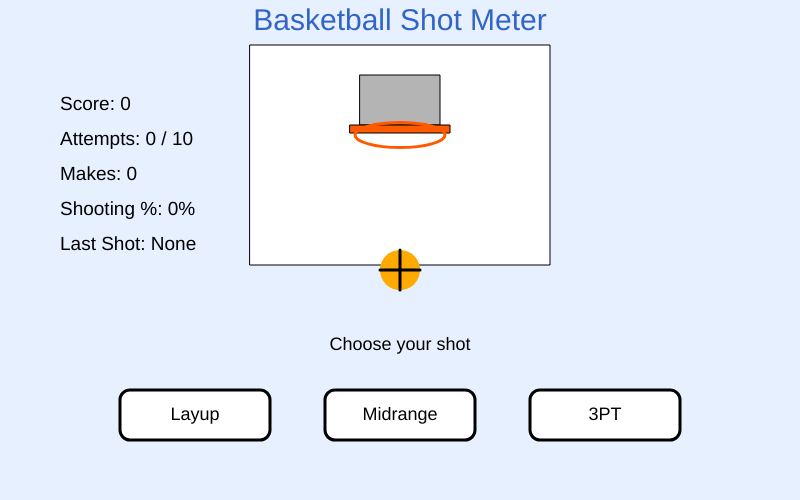
Frame 1 (no input)
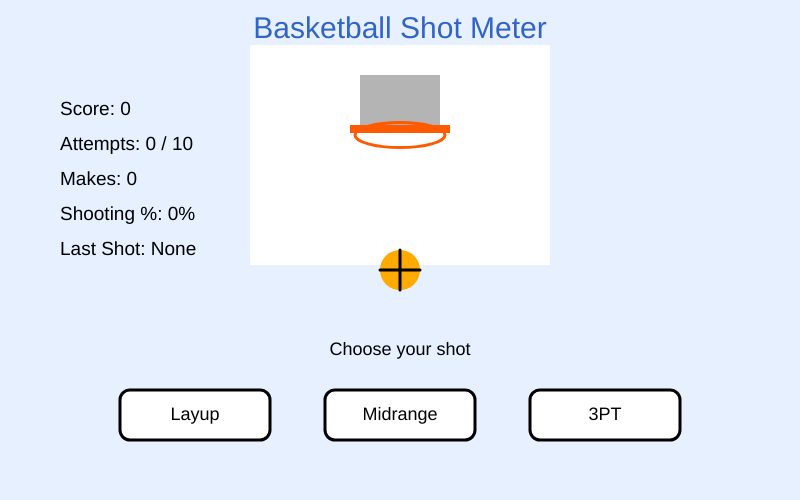
Frame 60 (no input)
Frame 120 (the mouse pressed at the canvas centre since frame 60): identical to frame 60, image omitted

The p5.js sketch that drew these frames (run headless with seeded random() and noise() and a simulated clock; from frame 60 on, the mouse is pressed at the canvas centre):

// p5.js sketch
// ── sketch.js
let shotHistory = [];
let attempts = 0;
let makes = 0;
let maxShots = 10;
let lastShot = "None";

let score = 0;

let layupBtn;
let midBtn;
let threeBtn;
let restartBtn;

let choosingShot = true;
let meterRunning = false;

let currentShot = "";
let currentPoints = 0;
let meterX = 150;
let meterSpeed = 5;
let meterDirection = 1;

function setup() {
  createCanvas(800, 500);

  layupBtn = {x: 120, y: 390, w: 150, h: 50, label: "Layup"};
  midBtn = {x: 325, y: 390, w: 150, h: 50, label: "Midrange"};
  threeBtn = {x: 530, y: 390, w: 150, h: 50, label: "3PT"};
  restartBtn = {x: 300, y: 420, w: 200, h: 45, label: "Restart"};
}

function draw() {
  background(230, 240, 255);

  drawCourt();
  drawStats();

  if (attempts >= maxShots) {
    drawEndScreen();
  } else if (choosingShot) {
    drawShotButtons();
  } else if (meterRunning) {
    drawMeter();
    moveMeter();
  }
}

function drawCourt() {
  fill(255);
  rect(250, 45, 300, 220);

  fill(180);
  rect(360, 75, 80, 50);

  fill(255, 90, 0);
  rect(350, 125, 100, 8);

  noFill();
  stroke(255, 90, 0);
  strokeWeight(3);
  ellipse(400, 135, 90, 25);
  noStroke();

  fill(255, 170, 0);
  circle(400, 270, 40);

  stroke(0);
  line(380, 270, 420, 270);
  line(400, 250, 400, 290);
  noStroke();

  fill(50, 100, 200);
  textAlign(CENTER);
  textSize(30);
  text("Basketball Shot Meter", width / 2, 30);
}

function drawStats() {
  fill(0);
  textAlign(LEFT);
  textSize(19);
  text("Score: " + score, 60, 110);
  text("Attempts: " + attempts + " / " + maxShots, 60, 145);
  text("Makes: " + makes, 60, 180);
  text("Shooting %: " + getPercent() + "%", 60, 215);
  text("Last Shot: " + lastShot, 60, 250);
}

function drawShotButtons() {
  fill(0);
  textSize(18);
  textAlign(CENTER);
  text("Choose your shot", width / 2, 350);

  drawButton(layupBtn);
  drawButton(midBtn);
  drawButton(threeBtn);
}

function drawButton(btn) {
  fill(255);
  stroke(0);
  rect(btn.x, btn.y, btn.w, btn.h, 10);

  fill(0);
  noStroke();
  textAlign(CENTER, CENTER);
  textSize(18);
  text(btn.label, btn.x + btn.w / 2, btn.y + btn.h / 2);
}

function drawMeter() {
  fill(0);
  textAlign(CENTER);
  textSize(18);
  text("Click when the marker is in the green zone!", width / 2, 330);
  text("Shot: " + currentShot, width / 2, 355);

  fill(220);
  rect(150, 390, 500, 30);

  fill(255, 70, 70);
  rect(150, 390, 500, 30);

  fill(255, 220, 80);
  rect(320, 390, 160, 30);

  fill(80, 220, 80);
  rect(370, 390, 60, 30);

  fill(0);
  rect(meterX, 382, 8, 46);
}

function moveMeter() {
  meterX = meterX + meterSpeed * meterDirection;

  if (meterX > 650 || meterX < 150) {
    meterDirection = meterDirection * -1;
  }
}

function mousePressed() {
  if (attempts >= maxShots) {
    if (isClicked(restartBtn)) {
      restartGame();
    }
    return;
  }

  if (choosingShot) {
    if (isClicked(layupBtn)) {
      startShot("Layup", 2, 4);
    } else if (isClicked(midBtn)) {
      startShot("Midrange", 2, 6);
    } else if (isClicked(threeBtn)) {
      startShot("3PT", 3, 8);
    }
  } else if (meterRunning) {
    finishShot();
  }
}

function isClicked(btn) {
  let xOverlap = mouseX > btn.x && mouseX < btn.x + btn.w;
  let yOverlap = mouseY > btn.y && mouseY < btn.y + btn.h;
  return xOverlap && yOverlap;
}

function startShot(type, points, speed) {
  currentShot = type;
  currentPoints = points;
  meterSpeed = speed;
  meterX = 150;
  meterDirection = 1;
  choosingShot = false;
  meterRunning = true;
}

function finishShot() {
  attempts++;

  let made = false;

  if (meterX >= 370 && meterX <= 430) {
    made = true;
  } else if (meterX >= 320 && meterX <= 480) {
    if (random(1) < 0.6) {
      made = true;
    }
  } else {
    if (random(1) < 0.2) {
      made = true;
    }
  }

  if (made) {
    score = score + currentPoints;
    makes++;
    shotHistory.push(currentPoints);
    lastShot = currentShot + " Make";
  } else {
    shotHistory.push(0);
    lastShot = currentShot + " Miss";
  }

  choosingShot = true;
  meterRunning = false;
}

function getPercent() {
  if (attempts === 0) {
    return 0;
  }
  return round((makes / attempts) * 100);
}

function drawEndScreen() {
  fill(0);
  textAlign(CENTER);
  textSize(28);
  text("Round Over", width / 2, 335);

  textSize(20);
  text(getMessage(), width / 2, 370);

  drawButton(restartBtn);
}

function getMessage() {
  if (getPercent() >= 70) {
    return "You were on fire!";
  } else if (getPercent() >= 50) {
    return "Solid shooting!";
  } else {
    return "Keep practicing!";
  }
}

function restartGame() {
  shotHistory = [];
  attempts = 0;
  makes = 0;
  score = 0;
  lastShot = "None";
  choosingShot = true;
  meterRunning = false;
}
